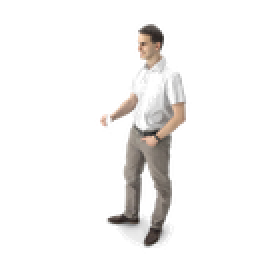
#> input picture S15_DNN/fg/fg001.png, 140 x 140 px, found by its file name (shown 2 times larger); its folder holds only this picture in this run
$ python mask.py
#> lines starting #> are read from the running program, lines starting #| are printed output that depends on the picture
import os
from PIL import Image
from PIL.ImageColor import getcolor, getrgb
from PIL.ImageOps import grayscale

# base_folder = os.path.join("C:\\", "Anurag", "Personal", "ML", "EVA", "github", "fg_bg_dataset")
base_folder = 'C:/Users/nalluru.vihari/Desktop/EVA/nts/S15A_DNN/'

def image_tint(src, tint=None):
    src1 = Image.open(src)
#> src1 is the input picture: PIL image 140x140 RGBA; mean R, G, B, A 25.4, 24.2, 23.3, 27.1

    src = src1.convert('RGBA')
    if src.mode not in ['RGB', 'RGBA']:
        raise TypeError('Unsupported source image mode: {}'.format(src.mode))
    src.load()

    tr, tg, tb = 255, 255, 255
    if tint:
      tl = getcolor(tint, "L")  # tint color's overall luminosity
    else:
      tl = 1
    if not tl: tl = 1  # avoid division by zero
    tl = float(tl)  # compute luminosity preserving tint factors
    sr, sg, sb = map(lambda tv: tv/tl, (tr, tg, tb))  # per component adjustments

    # create look-up tables to map luminosity to adjusted tint
    # (using floating-point math only to compute table)
    luts = (list(map(lambda lr: int(lr*sr + 0.5), range(256))) +
            list(map(lambda lg: int(lg*sg + 0.5), range(256))) +
            list(map(lambda lb: int(lb*sb + 0.5), range(256))))

    l = grayscale(src)  # 8-bit luminosity version of whole image
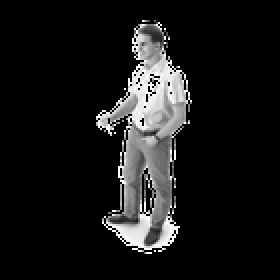
#> l: PIL image 140x140 L (shown 2 times larger); min 0, max 255, mean 24.5
    if Image.getmodebands(src.mode) < 4:
        merge_args = (src.mode, (l, l, l))  # for RGB verion of grayscale
    else:  # include copy of src image's alpha layer
        a = Image.new("L", src.size)
#> a: PIL image 140x140 L; every value is 0
        a.putdata(src.getdata(3))
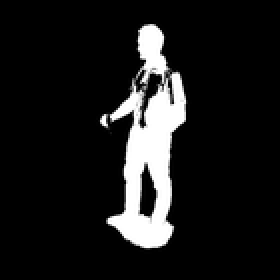
#> a: PIL image 140x140 L (shown 2 times larger); min 0, max 255, mean 27.1
        merge_args = (src.mode, (l, l, l, a))  # for RGBA verion of grayscale
        luts += range(256)  # for 1:1 mapping of copied alpha values

    return Image.merge(*merge_args).point(luts)

if __name__ == '__main__':

    # fg_img_folder = os.path.join(base_folder, "fg")
    # fg_mask_folder = os.path.join(base_folder, "fg_mask")

    fg_img_folder = 'C:/Users/nalluru.vihari/Desktop/EVA/nts/S15A_DNN/fg/'
    fg_mask_folder = 'C:/Users/nalluru.vihari/Desktop/EVA/nts/S15A_DNN/fg_mask/'

    for count, filename in enumerate(os.listdir(fg_img_folder)):
        input_image_path = os.path.join(fg_img_folder, filename)
        print ('masking "{} image: {}"'.format(count, input_image_path))

        temp_mask_file = os.path.join(fg_mask_folder, "temp_mask_" + filename)
        black_image_file = os.path.join(fg_mask_folder, "black_" + filename)
        mask_file_name = os.path.join(fg_mask_folder, "mask_" + filename)

        result = image_tint(input_image_path)
        result.save(temp_mask_file)
        image_size = result.size
#> image_size = (140, 140)
        result.close()

        # Create Black Image
        black_image = Image.new('RGB', (image_size))
#> black_image: PIL image 140x140 RGB; every value is 0
        black_image.save(black_image_file, "PNG")
        black_image.close()

        temp_mask_image = Image.open(temp_mask_file)
        black_image = Image.open(black_image_file)

        # Creating New image - adding black image then original image as mask
        mask_image = Image.new('RGBA', (image_size), (0, 0, 0, 0))
#> mask_image: PIL image 140x140 RGBA; every value is 0
        mask_image.paste(black_image, (0,0))
        mask_image.paste(temp_mask_image, (0,0), mask=temp_mask_image)
        mask_image.save(mask_file_name, format="png")
        mask_image.close()

        temp_mask_image.close()
        black_image.close()

        os.remove(temp_mask_file)
        os.remove(black_image_file)
    print ('done')

$ run again, on S15_DNN/fg/fg005.png
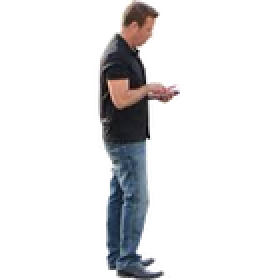
#> input picture S15_DNN/fg/fg005.png, 140 x 140 px, found by its file name (shown 2 times larger)
#> in image_tint, src1 is the input picture: PIL image 140x140 RGBA; mean R, G, B, A 19.6, 19.3, 20.3, 38.6
#> in image_tint, `l = grayscale(src)`:
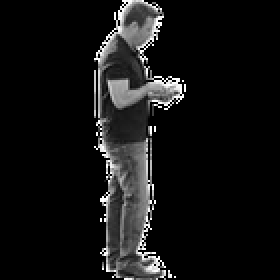
#> l: PIL image 140x140 L (shown 2 times larger); min 0, max 255, mean 19.5
#> in image_tint, `a.putdata(src.getdata(3))`:
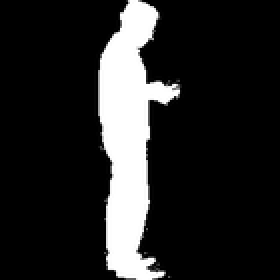
#> a: PIL image 140x140 L (shown 2 times larger); min 0, max 255, mean 38.6
#> black_image: PIL image 140x140 RGB; every value is 0
